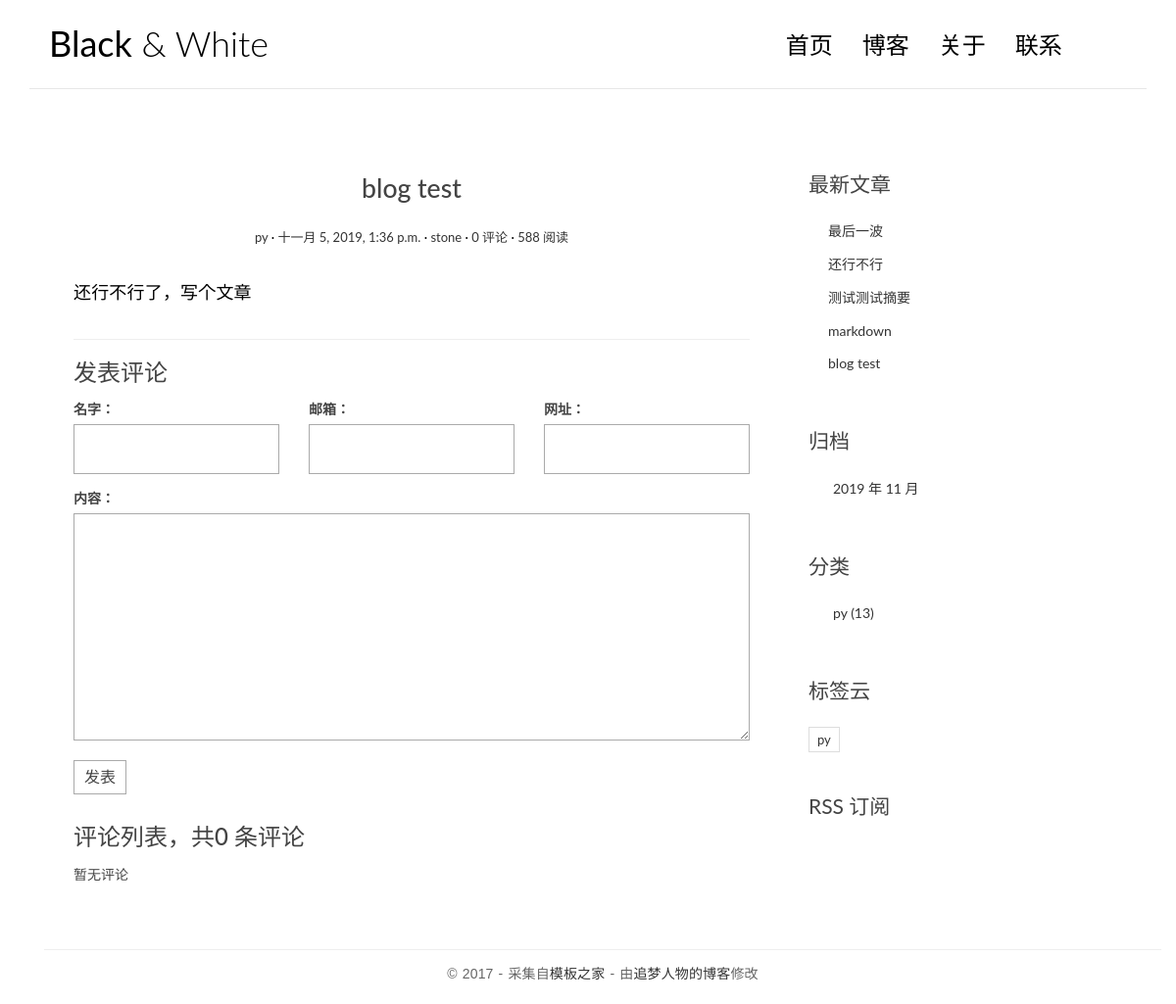
The page /posts/2 on the database its author committed.
### blog/models.py (models this page shows, shortened)
class Post(models.Model):
	title = models.CharField('标题',max_length=70)
	body = models.TextField('正文')
	created_time = models.DateTimeField('创建时间',default=timezone.now)
	modified_time = models.DateTimeField('修改时间')
	excerpt = models.CharField('摘要',max_length=200,blank=True)
	category = models.ForeignKey(Category,verbose_name='分类',on_delete=models.CASCADE)
	tags = models.ManyToManyField(Tag,verbose_name='标签',blank=True)
	author = models.ForeignKey(User,verbose_name='作者',on_delete=models.CASCADE)
	class Meta:
		verbose_name = '文章'
		verbose_name_plural = verbose_name
	def get_absolute_url(self):
		return reverse('blog:detail',kwargs={'pk':self.pk})

class Category(models.Model):
	name = models.CharField(max_length=100)
	class Meta:
		verbose_name = '分类'
		verbose_name_plural = verbose_name

class Tag(models.Model):
	name = models.CharField(max_length=100)
	class Meta:
		verbose_name = '标签'
		verbose_name_plural = verbose_name

### blog/views.py (the view)
# urls.py: path('posts/<int:pk>',views.detail,name='detail'),
def detail(request, pk):
    post = get_object_or_404(Post, pk=pk)
    md = markdown.Markdown(extensions=[
        'markdown.extensions.extra',
        'markdown.extensions.codehilite',
     	TocExtension(slugify=slugify)
    ])
    post.body = md.convert(post.body)
    m = re.search(r'<div class="toc">\s*<ul>(.*)</ul>\s*</div>', md.toc, re.S)
    post.toc = m.group(1) if m is not None else ''
    return render(request, 'blog/detail.html', context={'post': post})

### comments/forms.py
class CommentForm(forms.ModelForm):
    class Meta:
        model = Comment
        fields = ['name', 'email', 'url', 'text']

### blog/templatetags/blog_extras.py (called while the page is built)
@register.inclusion_tag('blog/inclusions/_recent_posts.html', takes_context=True)
def show_recent_posts(context, num=5):
    return {
        'recent_post_list': Post.objects.all().order_by('-created_time')[:num],
    }

@register.inclusion_tag('blog/inclusions/_archives.html', takes_context=True)
def show_archives(context):
    return {
        'date_list': Post.objects.dates('created_time', 'month', order='DESC'),
    }

@register.inclusion_tag('blog/inclusions/_categories.html', takes_context=True)
def show_categories(context):
    return {
        'category_list': Category.objects.all(),
    }

@register.inclusion_tag('blog/inclusions/_tags.html', takes_context=True)
def show_tags(context):
    return {
        'tag_list': Tag.objects.all(),
    }

### comments/templatetags/comments_extras.py (called while the page is built)
@register.inclusion_tag('comments/inclusions/_form.html', takes_context=True)
def show_comment_form(context, post, form=None):
    if form is None:
        form = CommentForm()
    return {
        'form': form,
        'post': post,
    }

@register.inclusion_tag('comments/inclusions/_list.html',takes_context=True)
def show_comments(context,post):
	comment_list = post.comment_set.all().order_by('-created_time')
	comment_count = comment_list.count()
	return {
		'comment_count':comment_count,
		'comment_list':comment_list,
	}

### templates/blog/detail.html (shortened to what this page needs)
{% extends 'base.html' %}
{% load comments_extras %}
{% block main %}
    <article class="post post-{{ post.pk }}">
        <header class="entry-header">
            <h1 class="entry-title">{{ post.title }}</h1>
            <div class="entry-meta">
                <span class="post-category"><a href="#">{{ post.category.name }}</a></span>
                <span class="post-date"><a href="#"><time class="entry-date"
                                                          datetime="{{ post.created_time }}">{{ post.created_time }}</time></a></span>
                <span class="post-author"><a href="#">{{ post.author }}</a></span>
                <span class="comments-link"><a href="#comment-area">{{post.comment_set.count}} 评论</a></span>
                <span class="views-count"><a href="#">588 阅读</a></span>
            </div>
        </header>
        <div class="entry-content clearfix">
            {{ post.body|safe }}
        </div>
    </article>
    <section class="comment-area" id="comment-area">
        <hr>
        <h3>发表评论</h3>
        {% show_comment_form post %}
        <div class="comment-list-panel">
            {% show_comments post %}
        </div>
    </section>
{% endblock main %}

### templates/base.html (shortened to what this page needs)
{% load static %}
{% load blog_extras%}
<!DOCTYPE html>
<html>
<head>
    <link rel="stylesheet" href="https://cdn.bootcss.com/highlight.js/9.15.8/styles/github.min.css">
    <link rel="stylesheet" href="http://code.ionicframework.com/ionicons/2.0.1/css/ionicons.min.css">
    <link rel="stylesheet" href="{% static 'blog/css/bootstrap.min.css' %}">
    <link rel="stylesheet" href="{% static 'blog/css/pace.css' %}">
    <link rel="stylesheet" href="{% static 'blog/css/custom.css' %}">
</head>
<body>
<div class="container">
    <header id="site-header">
        <div class="row">
            <div class="col-md-4 col-sm-5 col-xs-8">
                <div class="logo">
                    <h1><a href="{% url 'blog:index'%}"><b>Black</b> &amp; White</a></h1>
                </div>
            </div>
            <div class="col-md-8 col-sm-7 col-xs-4">
                <nav class="main-nav" role="navigation">
                    <div class="collapse navbar-collapse" id="bs-example-navbar-collapse-1">
                        <ul class="nav navbar-nav navbar-right">
                            <li class="cl-effect-11"><a href="{% url 'blog:index'%}" data-hover="首页">首页</a></li>
                            <li class="cl-effect-11"><a href="{% url 'blog:index'%}" data-hover="博客">博客</a></li>
                            <li class="cl-effect-11"><a href="about.html" data-hover="关于">关于</a></li>
                            <li class="cl-effect-11"><a href="contact.html" data-hover="联系">联系</a></li>
                        </ul>
                    </div>
                </nav>
            </div>
        </div>
    </header>
<div class="content-body">
    <div class="container">
        <div class="row">
            <main class="col-md-8">
                {% block main %}
                {% endblock main %}
            </main>
            <aside class="col-md-4">
                {% show_recent_posts %}
                {% show_archives %}
                {% show_categories %}
                {% show_tags %}
                <div class="rss">
                    <a href=""> RSS 订阅</a>
                </div>
            </aside>
        </div>
    </div>
</div>
<footer id="site-footer">
    <div class="container">
        <div class="row">
            <div class="col-md-12">
                <p class="copyright">&copy 2017 - 采集自<a href="http://www.cssmoban.com/"
                                                        target="_blank" title="模板之家">模板之家</a>
                    - 由<a href="http://zmrenwu.com/" title="网页模板" target="_blank">追梦人物的博客</a>修改
                </p>
            </div>
        </div>
    </div>
</footer>
</body>
</html>

### templates/comments/inclusions/_form.html (shortened to what this page needs)
<form action="{% url 'comments:comment' post.pk %}" method="post" class="comment-form">
  <div class="row">
    <div class="col-md-4">
      <label for="{{ form.name.id_for_label }}">{{ form.name.label }}：</label>
      {{ form.name }}
    </div>
    <div class="col-md-4">
      <label for="{{ form.email.id_for_label }}">{{ form.email.label }}：</label>
      {{ form.email }}
    </div>
    <div class="col-md-4">
      <label for="{{ form.url.id_for_label }}">{{ form.url.label }}：</label>
      {{ form.url }}
    </div>
    <div class="col-md-12">
      <label for="{{ form.text.id_for_label }}">{{ form.text.label }}：</label>
      {{ form.text }}
      <button type="submit" class="comment-btn">发表</button>
    </div>
  </div>
</form>

### templates/comments/inclusions/_list.html
<h3> 评论列表，共<span>{{ comment_count}}</span> 条评论</h3>
<ul class="comment-list list-unstyled">
	{% for comment in comment_list %}
	<li class="comment-item">
		<span class="nickname">{{ comment.name}}</span>
		<time class="submit-date" datetime="{{ comment.created_time }}">{{comment.created_time}}</time>
		<div class="text">
			{{ comment.text|linebreaks}}
		</div>
	</li>
	{% empty%}
		暂无评论
	{% endfor %}
</ul>

### templates/blog/inclusions/_recent_posts.html
<div class="widget widget-recent-posts">
  <h3 class="widget-title">最新文章</h3>
  <ul>
    {% for post in recent_post_list %}
      <li>
        <a href="{{ post.get_absolute_url }}">{{ post.title }}</a>
      </li>
    {% empty %}
      暂无文章！
    {% endfor %}
  </ul>
</div>

### templates/blog/inclusions/_archives.html
<div class="widget widget-archives">
  <h3 class="widget-title">归档</h3>
  <ul>
    {% for date in date_list %}
      <li>
        <a href="{% url 'blog:archive' date.year date.month %}">{{ date.year }} 年 {{ date.month }} 月</a>
      </li>
    {% empty %}
      暂无归档！
    {% endfor %}
  </ul>
</div>

### templates/blog/inclusions/_categories.html
<div class="widget widget-category">
  <h3 class="widget-title">分类</h3>
  <ul>
    {% for category in category_list %}
      <li>
        <a href="{% url 'blog:category' category.pk %}">{{ category.name }} <span class="post-count">(13)</span></a>
      </li>
    {% empty %}
      暂无分类！
    {% endfor %}
  </ul>
</div>

### templates/blog/inclusions/_tags.html
<div class="widget widget-tag-cloud">
  <h3 class="widget-title">标签云</h3>
  <ul>
    {% for tag in tag_list %}
      <li>
        <a href="{% url 'blog:tag' tag.pk %}">{{ tag.name }}</a>
      </li>
    {% empty %}
      暂无标签！
    {% endfor %}
  </ul>
</div>

### blog/static/blog/css/custom.css (style rules this page uses)
* { outline: none; }
h1, h2, h3, h4, h5, h6 { margin-top: 0; }
b { font-weight: 400; }
a { color: #333; }
body { color: #444; font-family: 'Lato', sans-serif; }
p { font-family: 'Ubuntu', sans-serif; font-weight: 400; word-spacing: 1px; letter-spacing: 0.01em; }
#site-header { background-color: #FFF; padding: 25px 20px; margin-bottom: 40px; border-bottom: 1px solid #e7e7e7; }
.logo h1 a { color: #000; }
.logo h1 { margin: 0; font-family: 'Lato', sans-serif; font-weight: 300; }
.main-nav { margin-top: 11px; max-width: 95%; }
.main-nav a { color: #000000 !important; padding: 0 0 5px 0 !important; margin-right: 30px; font-family: 'Lato', sans-serif; font-weight: 300; font-size: 24px; }
.cl-effect-11 a { padding: 10px 0; color: #0972b4; text-shadow: none; }
.cl-effect-11 a::before { position: absolute; top: 0; left: 0; overflow: hidden; padding: 0 0 5px 0 !important; max-width: 0; border-bottom: 1px solid #000; color: #000; content: attr(data-hover); white-space: nowrap; -webkit-transition: max-width 0.5s; -moz-transition: max-width 0.5s; transition: max-width 0.5s; }
.content-body { padding-bottom: 4em; }
.post { background: #fff; padding: 30px 30px 0; }
.entry-title { text-align: center; font-size: 1.9em; margin-bottom: 20px; line-height: 1.6; padding: 10px 20px 0; }
.entry-meta { text-align: center; color: #DDDDDD; font-size: 13px; margin-bottom: 30px; }
.entry-content { font-size: 18px; line-height: 1.9; font-weight: 300; color: #000; }
.post-category::after, .post-date::after, .post-author::after, .comments-link::after { content: ' ·'; color: #000; }
.widget { background: #fff; padding: 30px 0 0; }
.widget-title { font-size: 1.5em; margin-bottom: 20px; line-height: 1.6; padding: 10px 0 0; font-weight: 400; }
.widget-recent-posts ul { padding: 0; margin: 0; padding-left: 20px; }
.widget-recent-posts ul li { list-style-type: none; position: relative; line-height: 170%; margin-bottom: 10px; }
.widget-recent-posts ul li::before { content: '\f3d3'; font-family: "Ionicons"; position: absolute; left: -17px; top: 3px; font-size: 16px; color: #000; }
.widget-archives ul { padding: 0; margin: 0; padding-left: 25px; }
.widget-archives ul li { list-style-type: none; position: relative; line-height: 170%; margin-bottom: 10px; }
.widget-archives ul li::before { content: '\f3f3'; font-family: "Ionicons"; position: absolute; left: -25px; top: 1px; font-size: 16px; color: #000; }
.widget-category ul { padding: 0; margin: 0; padding-left: 25px; }
.widget-category ul li { list-style-type: none; position: relative; line-height: 170%; margin-bottom: 10px; }
.widget-category ul li::before { content: '\f3fe'; font-family: "Ionicons"; position: absolute; left: -25px; top: 1px; font-size: 18px; color: #000; }
.widget-tag-cloud ul { padding: 0; margin: 0; margin-right: -10px; }
.widget-tag-cloud ul li { list-style-type: none; font-size: 13px; display: inline-block; margin-right: 10px; margin-bottom: 10px; padding: 3px 8px; border: 1px solid #ddd; }
.rss { font-size: 21px; margin-top: 30px; }
.rss a { color: #444; }
#site-footer { padding-top: 10px; padding: 0 0 1.5em 0; }
.copyright { text-align: center; padding-top: 1em; margin: 0; border-top: 1px solid #eee; color: #666; }
.contact-form input, .comment-form input { border: 1px solid #aaa; margin-bottom: 15px; width: 100%; padding: 15px 15px; font-size: 16px; line-height: 100%; transition: 0.4s border-color linear; }
.contact-form textarea, .comment-form textarea { border: 1px solid #aaa; margin-bottom: 15px; width: 100%; padding: 15px 15px; font-size: 16px; line-height: 20px !important; min-height: 183px; transition: 0.4s border-color linear; }
.comment-area { padding: 0 30px 0; }
.comment-form { margin-top: 15px; }
.comment-form .comment-btn { background-color: #fff; border: 1px solid #aaa; font-size: 16px; padding: 5px 10px; }
.comment-list-panel { margin-top: 30px; }
.comment-list { margin-top: 15px; }

### rows shown on the page
Post: title "blog test", category.name "py", created_time "十一月 5, 2019, 1:36 p.m.", author "stone", comment_set.count "0", body "还行不行了，写个文章"
Post: title "最后一波"
Post: title "还行不行"
Post: title "测试测试摘要"
Post: title "markdown"
Category: name "py"
Tag: name "py"

### other values the page prints
{{ comment_count }} "0"
{{ date.year }} "2019"
{{ date.month }} "11"
